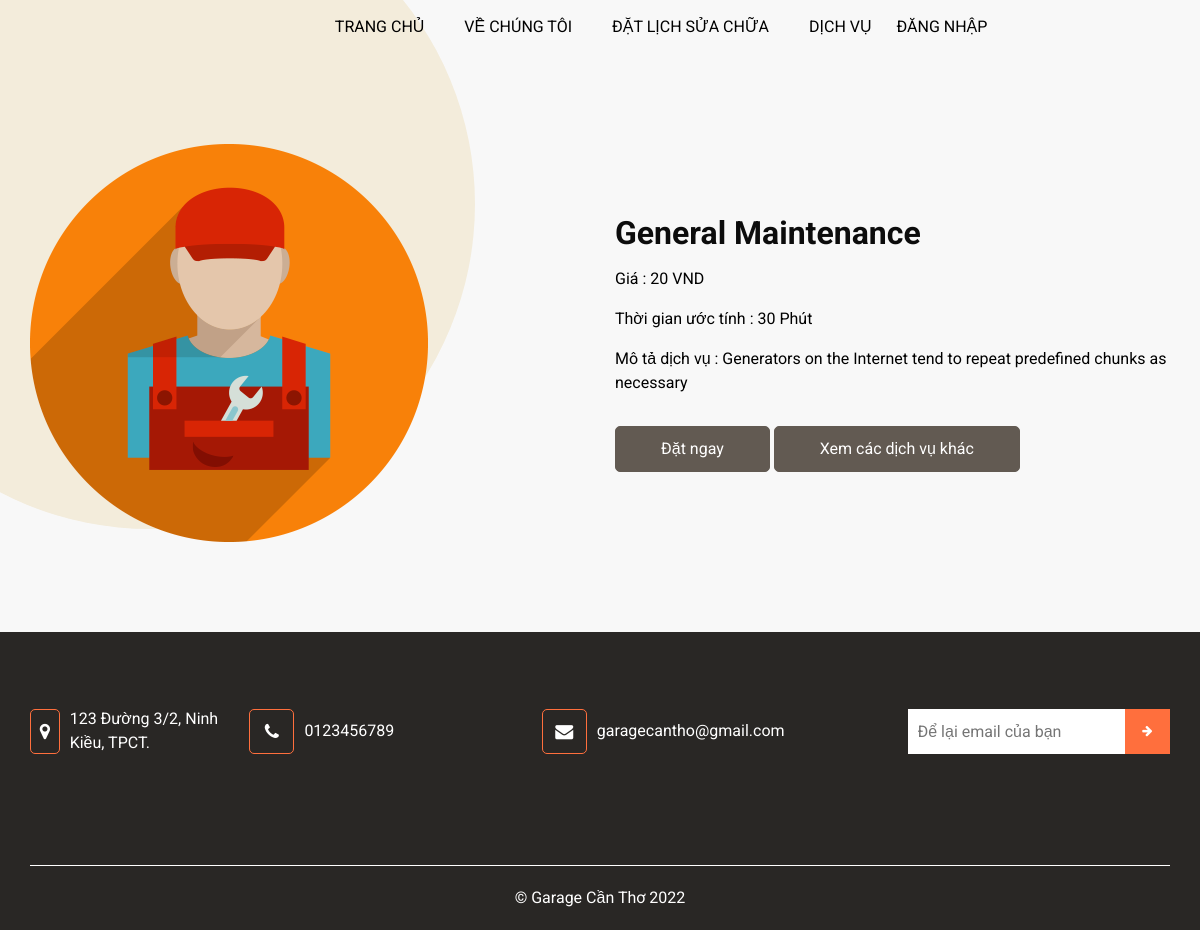
Page /service/2/ on the earlier database version.
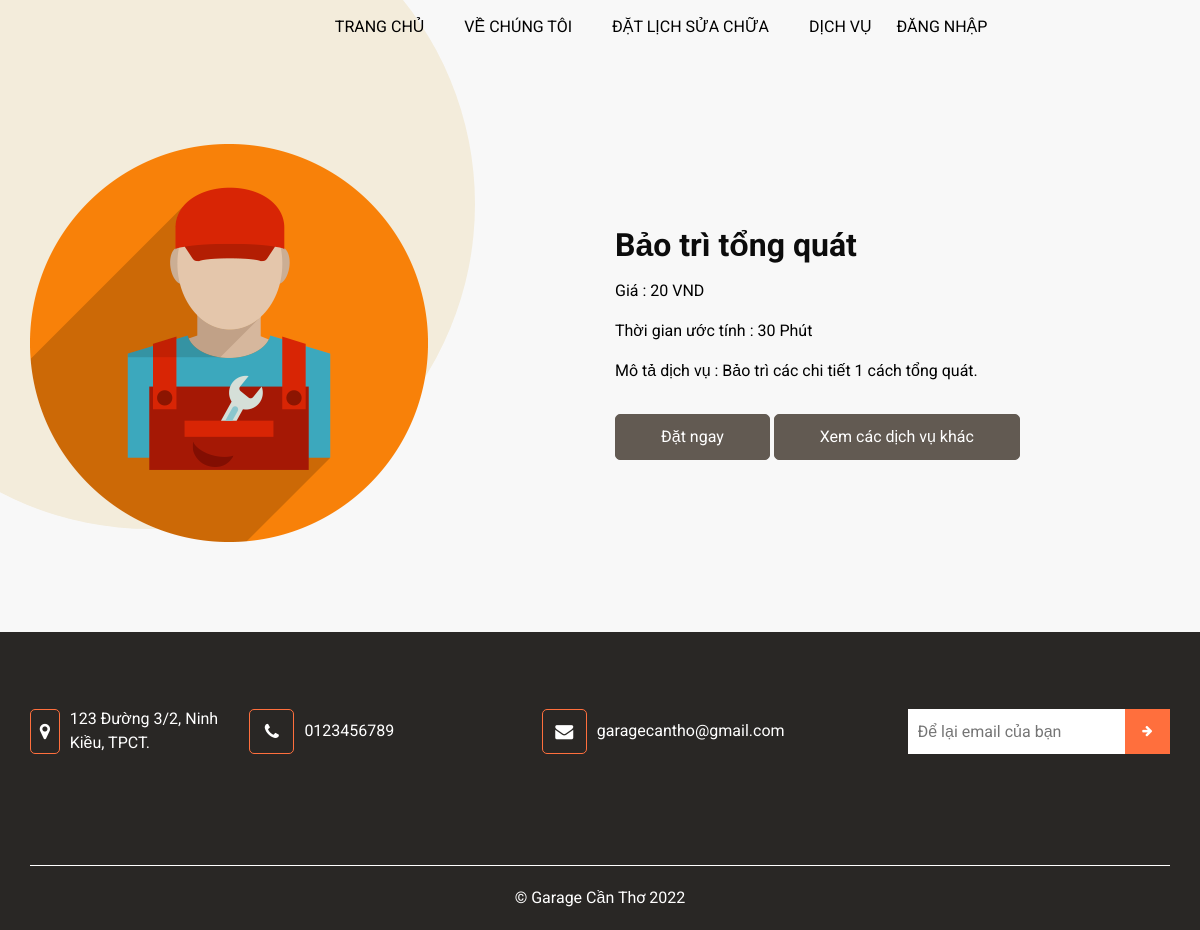
Same page on the later database version.
### garage/models.py (models this page shows, shortened)
class Service(models.Model):
    name = models.CharField(max_length=255, blank=True, verbose_name='Tên Dịch Vụ')
    price = models.CharField(max_length=255, blank=True , verbose_name='Giá (VND)')
    time_todo = models.CharField(max_length=255, blank=True , verbose_name='Thời gian (phút)')
    description = models.TextField(max_length=255, blank=True, null=True, verbose_name='Mô tả')
    image = models.ImageField(max_length=255, blank=True)
    created_at = models.DateTimeField(auto_now_add=True)
    class Meta:
        verbose_name_plural  = 'Dịch Vụ'

### garage/views.py (the view)
# urls.py: path('service/<int:pk>/', ServiceDetail.as_view(), name='service'),
class ServiceDetail(DetailView):
    model = Service
    context_object_name = 'service'

### garage/templates/garage/service_detail.html
{% extends 'garage/partials/main.html' %} {% block content %}
<section class="about_section layout_padding">
  <div class="container">
    <div class="row">
      <div class="col-md-6">
        <div class="img-box">
          <img src="{{service.image.url}}" alt="" />
        </div>
      </div>
      <div class="col-md-6">
        <div class="detail-box">
          <div class="heading_container">
            <h2>{{service.name}}</h2>
          </div>
          <p style="color: black">Giá : <span>{{service.price}} VND</span></p>
          <p style="color: black">
            Thời gian ước tính : <span>{{service.time_todo}} Phút</span>
          </p>
          <p style="color: black">
            Mô tả dịch vụ : <span>{{service.description}} </span>
          </p>
          <a href="{% url 'booking' %}">Đặt ngay</a>
          <a href="{% url 'homepage' %}#services">Xem các dịch vụ khác</a>
        </div>
      </div>
    </div>
  </div>
</section>
{% endblock content %}

Differences in the rows shown:
changed Service: name "General Maintenance" → "Bảo trì tổng quát"; description "Generators on the Internet tend to repeat predefined chunks as necessary" → "Bảo trì các chi tiết 1 cách tổng quát."
